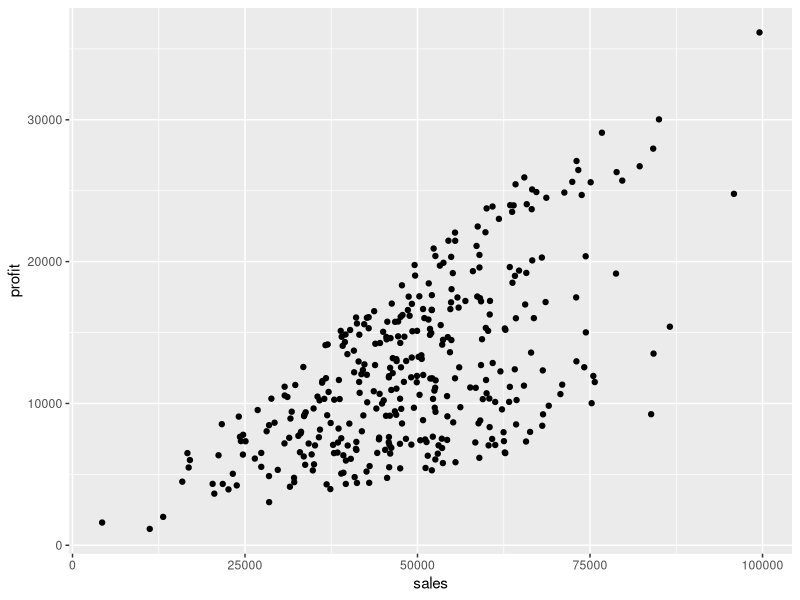
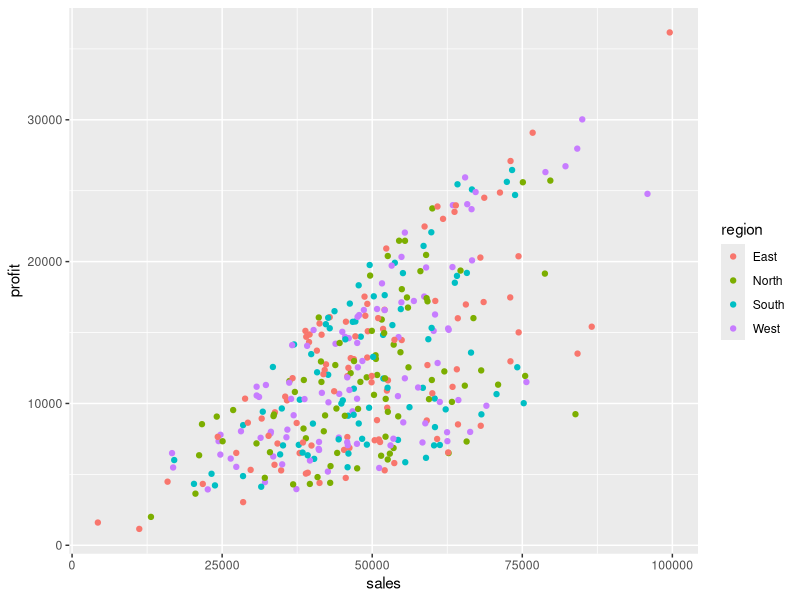
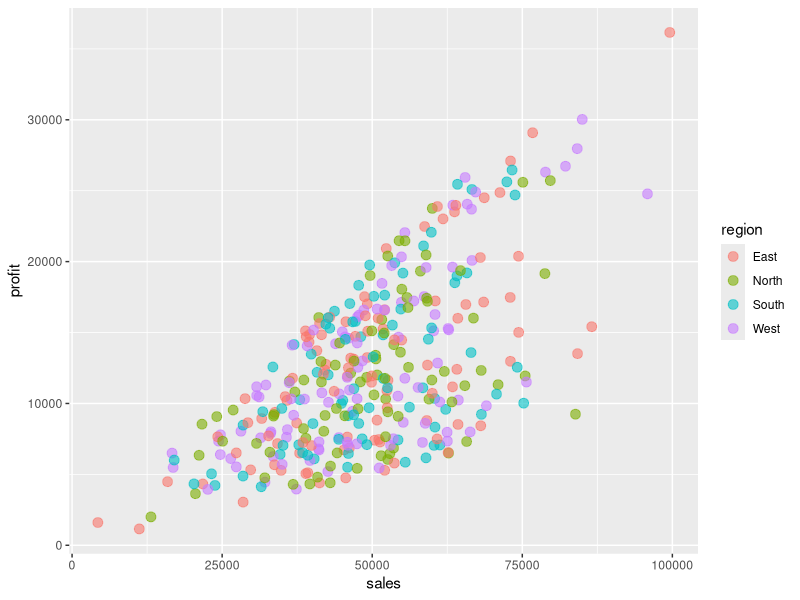
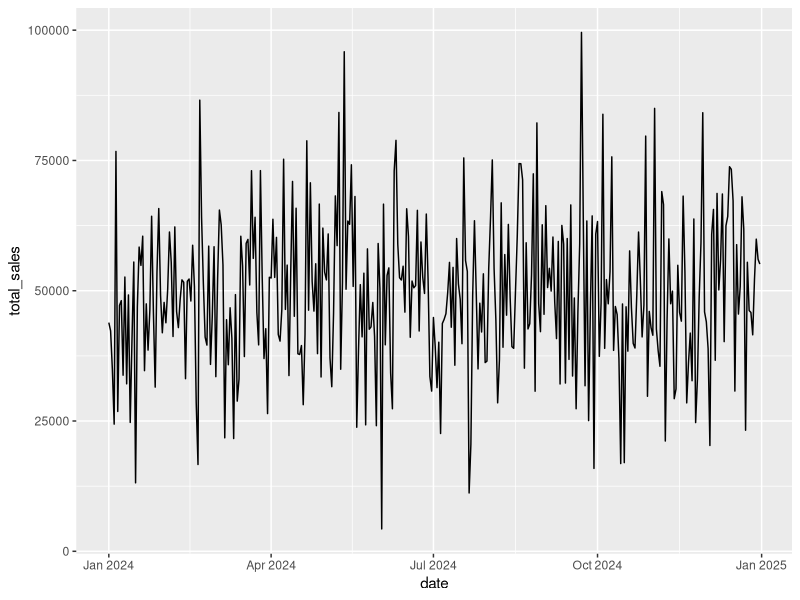
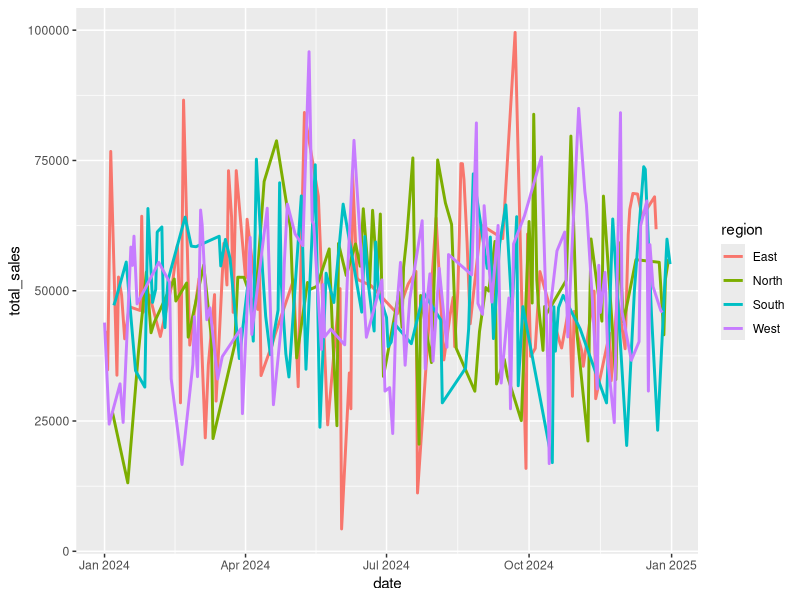
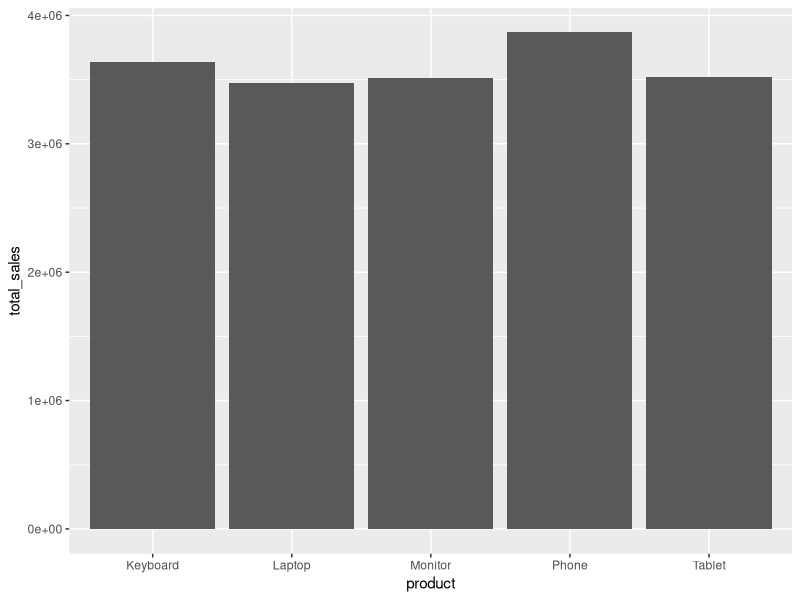
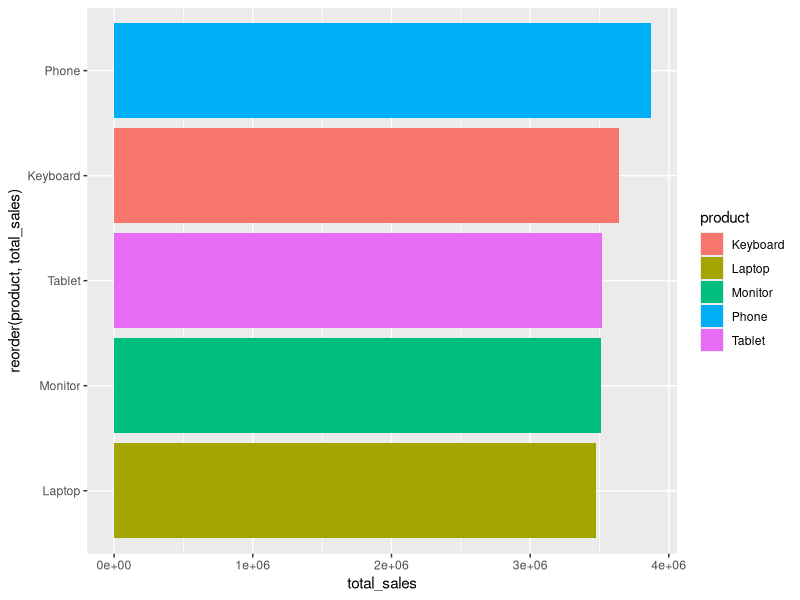
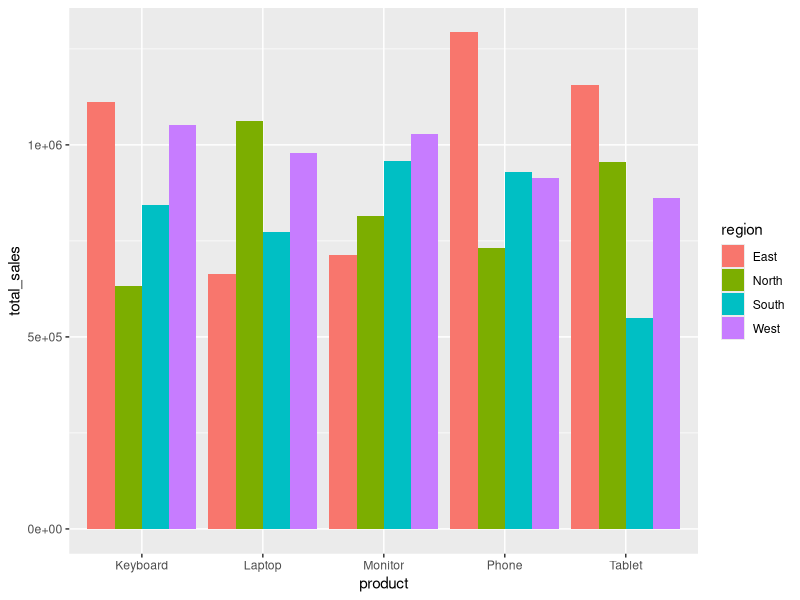

Recreate these plots in R, in order. (Note: this script raises an error after producing the figures.)
## ---- chunk 1
knitr::opts_chunk$set(echo = TRUE, warning = FALSE, message = FALSE, fig.width = 10, fig.height = 6)
## ---- chunk 2
# Install packages if needed
# install.packages("tidyverse")
# install.packages("scales")
# install.packages("patchwork")
# install.packages("lubridate")

# Load libraries
library(tidyverse)
library(scales)
library(patchwork)
library(lubridate)
## ---- chunk 3
set.seed(123)

sales_data <- tibble(
  date = seq(as.Date('2024-01-01'), as.Date('2024-12-31'), by='day'),
  product = sample(c('Laptop', 'Phone', 'Tablet', 'Monitor', 'Keyboard'),
                   366, replace = TRUE),
  region = sample(c('North', 'South', 'East', 'West'),
                  366, replace = TRUE),
  sales = round(rnorm(366, mean = 50000, sd = 15000)),
  units = sample(10:100, 366, replace = TRUE),
  profit_margin = runif(366, 0.1, 0.4)
) %>%
  mutate(
    profit = sales * profit_margin,
    month = month(date, label = TRUE),
    quarter = quarter(date),
    day_of_week = wday(date, label = TRUE)
  )

glimpse(sales_data)
## ---- chunk 4
# Basic scatter plot
ggplot(sales_data, aes(x = sales, y = profit)) +
  geom_point()

# Add color by region
ggplot(sales_data, aes(x = sales, y = profit, color = region)) +
  geom_point()

# Customize point size and transparency
ggplot(sales_data, aes(x = sales, y = profit, color = region)) +
  geom_point(size = 3, alpha = 0.6)
## ---- chunk 5
# Your code here:

## ---- chunk 6
# Prepare data: aggregate by date
daily_sales <- sales_data %>%
  group_by(date) %>%
  summarise(total_sales = sum(sales))

# Basic line plot
ggplot(daily_sales, aes(x = date, y = total_sales)) +
  geom_line()

# Multiple lines by region
sales_by_region <- sales_data %>%
  group_by(date, region) %>%
  summarise(total_sales = sum(sales), .groups = 'drop')

ggplot(sales_by_region, aes(x = date, y = total_sales, color = region)) +
  geom_line(size = 1)
## ---- chunk 7
# Your code here:

## ---- chunk 8
# Prepare data: total sales by product
product_summary <- sales_data %>%
  group_by(product) %>%
  summarise(total_sales = sum(sales))

# Basic bar chart
ggplot(product_summary, aes(x = product, y = total_sales)) +
  geom_col()

# Colored bars with reordering
ggplot(product_summary, aes(x = reorder(product, total_sales),
                             y = total_sales, fill = product)) +
  geom_col() +
  coord_flip()  # Horizontal bars

# Grouped bar chart
product_region <- sales_data %>%
  group_by(product, region) %>%
  summarise(total_sales = sum(sales), .groups = 'drop')

ggplot(product_region, aes(x = product, y = total_sales, fill = region)) +
  geom_col(position = 'dodge')
## ---- chunk 9
# Your code here:

## ---- chunk 10
# Basic histogram
ggplot(sales_data, aes(x = sales)) +
  geom_histogram(bins = 30)

# Histogram with custom bins and color
ggplot(sales_data, aes(x = sales)) +
  geom_histogram(bins = 50, fill = 'steelblue',
                 color = 'black', alpha = 0.7)

# Density plot
ggplot(sales_data, aes(x = sales)) +
  geom_density(fill = 'lightblue', alpha = 0.5)

# Multiple distributions
ggplot(sales_data, aes(x = sales, fill = product)) +
  geom_density(alpha = 0.5)
## ---- chunk 11
# Your code here:

## ---- chunk 12
# Map multiple variables to aesthetics
ggplot(sales_data, aes(x = sales, y = profit,
                       color = product,
                       size = units,
                       shape = region)) +
  geom_point(alpha = 0.6)

# Fixed aesthetics (not mapped to data)
ggplot(sales_data, aes(x = sales, y = profit)) +
  geom_point(color = 'red', size = 3, alpha = 0.5)
## ---- chunk 13
# Your code here:

## ---- chunk 14
# Facet by one variable
ggplot(sales_data, aes(x = sales, y = profit)) +
  geom_point() +
  facet_wrap(~ product)

# Facet grid (2 variables)
ggplot(sales_data, aes(x = sales, y = profit)) +
  geom_point(size = 1, alpha = 0.5) +
  facet_grid(region ~ product)

# Control facet arrangement
ggplot(sales_data, aes(x = sales)) +
  geom_histogram(bins = 30, fill = 'steelblue') +
  facet_wrap(~ product, ncol = 2, scales = 'free_y')
## ---- chunk 15
# Your code here:

## ---- chunk 16
# Create a base plot
p <- ggplot(sales_data, aes(x = product, y = sales, fill = product)) +
  geom_boxplot()

# Try different themes
p + theme_minimal()
p + theme_classic()
p + theme_bw()
p + theme_dark()
## ---- chunk 17
ggplot(sales_data, aes(x = sales, y = profit, color = product)) +
  geom_point(alpha = 0.6) +
  labs(
    title = 'Sales vs Profit Analysis',
    subtitle = 'Product Performance in 2024',
    x = 'Total Sales ($)',
    y = 'Profit ($)',
    color = 'Product Type',
    caption = 'Data source: Company Sales Database'
  )
## ---- chunk 18
# Your code here:

## ---- chunk 19
# Color scales
ggplot(sales_data, aes(x = sales, y = profit, color = product)) +
  geom_point() +
  scale_color_brewer(palette = 'Set1')

# Manual color scale
ggplot(sales_data, aes(x = product, fill = product)) +
  geom_bar() +
  scale_fill_manual(values = c('Laptop' = '#E41A1C',
                                'Phone' = '#377EB8',
                                'Tablet' = '#4DAF4A',
                                'Monitor' = '#984EA3',
                                'Keyboard' = '#FF7F00'))

# Axis scales with formatting
ggplot(sales_data, aes(x = date, y = sales)) +
  geom_line() +
  scale_y_continuous(labels = dollar_format()) +
  scale_x_date(date_breaks = '1 month', date_labels = '%b')
## ---- chunk 20
# Your code here:

## ---- chunk 21
# Box plot
ggplot(sales_data, aes(x = product, y = sales, fill = product)) +
  geom_boxplot()

# Violin plot
ggplot(sales_data, aes(x = product, y = sales, fill = product)) +
  geom_violin()

# Combination: violin + box + points
ggplot(sales_data, aes(x = product, y = sales)) +
  geom_violin(fill = 'lightblue') +
  geom_boxplot(width = 0.2, fill = 'white') +
  geom_jitter(alpha = 0.2, width = 0.1)
## ---- chunk 22
# Your code here:

## ---- chunk 23
# Prepare data for heatmap
heatmap_data <- sales_data %>%
  group_by(product, region) %>%
  summarise(avg_sales = mean(sales), .groups = 'drop')

# Create heatmap
ggplot(heatmap_data, aes(x = region, y = product, fill = avg_sales)) +
  geom_tile() +
  scale_fill_gradient(low = 'white', high = 'darkblue') +
  geom_text(aes(label = round(avg_sales)), color = 'black')
## ---- chunk 24
# Your code here:

## ---- chunk 25
# Plot 1: Time series
p1 <- # Your code here

# Plot 2: Bar chart
p2 <- # Your code here

# Plot 3: Faceted box plots
p3 <- # Your code here

# Plot 4: Scatter plot
p4 <- # Your code here

# Combine plots
dashboard <- (p1 + p2) / (p3 + p4) +
  plot_annotation(
    title = 'Sales Performance Dashboard 2024',
    theme = theme(plot.title = element_text(size = 18, face = 'bold'))
  )

# Display
dashboard

# Save
ggsave('sales_dashboard.png', dashboard,
       width = 16, height = 10, dpi = 300)
## ---- chunk 26
sessionInfo()
